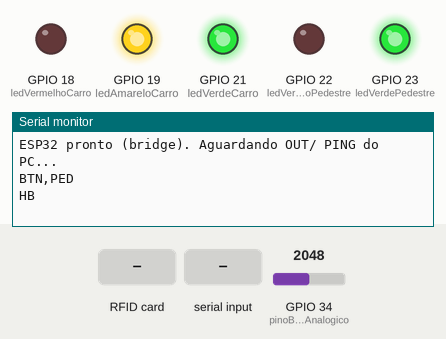
The sketch below on a simulated ESP32. Shown: output pins drawn as LEDs (lit = HIGH), the last lines printed to the serial monitor. Inputs (shaded band) come from the test bench; at power-on: GPIO 34 (pinoBotaoAnalogico) = 2048 (analog values on the 0–4095 scale).

Above: at 1.2 s.
1.3 s: RFID card 5E 7A 19 C4 held to the reader
At 1.54 s:
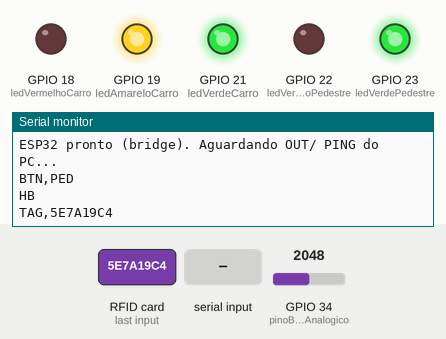
2.8 s: "PING\n" received over Serial
At 2.99 s:
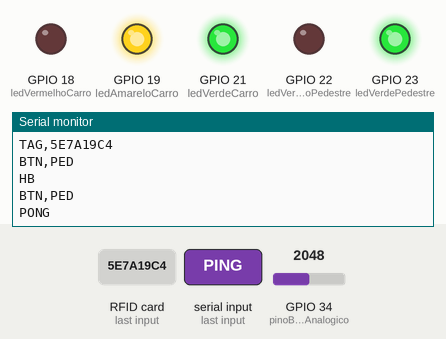

The sketch:

backup_teste_oficial_v1.ino
```cpp
// -----------------------------
// ESP32 I/O Bridge para ped_crosswalk_tag.py
// Protocolo (115200 8N1):
//   PC -> ESP: OUT,<b0..b4>   (veh_g,veh_y,veh_r,ped_w,ped_dw)  '1' = LIGADO
//   PC -> ESP: PING           (ESP responde PONG)
//   ESP -> PC: TAG,<uidhex>   (leitura RC522)
//   ESP -> PC: BTN,PED        (botão analógico pressionado)
//   ESP -> PC: HB             (heartbeat 1s)
// LEDs são ATIVOS EM LOW (LOW = ligado).
// -----------------------------

#include <SPI.h>
#include <MFRC522.h>

// ---------- Pinos LEDs ----------
const int ledVermelhoCarro    = 18;
const int ledAmareloCarro     = 19;
const int ledVerdeCarro       = 21;
const int ledVermelhoPedestre = 22;
const int ledVerdePedestre    = 23;

// ---------- Botão analógico ----------
const int pinoBotaoAnalogico  = 34;   // ADC somente entrada
const int THRESH_BOTAO        = 100;  // ajuste conforme hardware
const uint32_t DEBOUNCE_BTN_MS = 800; // antirruído

// ---------- SPI do RC522 (remapeado) ----------
const int RFID_SS   = 25;  // SDA/SS
const int RFID_RST  = 4;   // RST
const int RFID_SCK  = 14;  // SCK
const int RFID_MISO = 27;  // MISO
const int RFID_MOSI = 26;  // MOSI

MFRC522 mfrc522(RFID_SS, RFID_RST);

// ---------- Lógica ----------
#define ON   LOW
#define OFF  HIGH

// ---------- Timers ----------
const uint32_t HEARTBEAT_MS = 1000;

// ---------- Estado ----------
String rxLine;
uint32_t lastHB = 0;
uint32_t lastBtnMs = 0;

// Utilidades LEDs
void setCar(bool redOn, bool yellowOn, bool greenOn) {
  digitalWrite(ledVermelhoCarro,  redOn    ? ON : OFF);
  digitalWrite(ledAmareloCarro,   yellowOn ? ON : OFF);
  digitalWrite(ledVerdeCarro,     greenOn  ? ON : OFF);
}

void setPed(bool walkOn, bool dontWalkOn) {
  // walkOn -> ledVerdePedestre; dontWalkOn -> ledVermelhoPedestre
  digitalWrite(ledVerdePedestre,    walkOn      ? ON : OFF);
  digitalWrite(ledVermelhoPedestre, dontWalkOn  ? ON : OFF);
}

// Parse bits "b0..b4" para saídas
// Ordem: veh_g, veh_y, veh_r, ped_w, ped_dw
void applyOutputsFromBits(const String& bits) {
  if (bits.length() < 5) return;
  bool veh_g  = bits[0] == '1';
  bool veh_y  = bits[1] == '1';
  bool veh_r  = bits[2] == '1';
  bool ped_w  = bits[3] == '1';
  bool ped_dw = bits[4] == '1';

  setCar(veh_r, veh_y, veh_g);
  setPed(ped_w, ped_dw);
}

// Le RC522; em caso de sucesso, envia TAG,<uidhex>
void pollRFID() {
  if (!mfrc522.PICC_IsNewCardPresent()) return;
  if (!mfrc522.PICC_ReadCardSerial())   return;

  // Monta UID em hex contínuo (sem espaços), MAIÚSCULO
  String uidHex = "";
  for (byte i = 0; i < mfrc522.uid.size; i++) {
    byte b = mfrc522.uid.uidByte[i];
    if (b < 0x10) uidHex += '0';
    uidHex += String(b, HEX);
  }
  uidHex.toUpperCase();

  Serial.print("TAG,");
  Serial.println(uidHex);

  mfrc522.PICC_HaltA();
  mfrc522.PCD_StopCrypto1();
}

// Le botão analógico; em caso de pressão, envia BTN,PED (com debounce)
void pollButton() {
  int v = analogRead(pinoBotaoAnalogico);
  uint32_t now = millis();
  if (v > THRESH_BOTAO && (now - lastBtnMs) > DEBOUNCE_BTN_MS) {
    lastBtnMs = now;
    Serial.println("BTN,PED");
  }
}

// Trata linhas recebidas da serial
void handleLine(const String& line) {
  if (line.length() == 0) return;

  if (line.startsWith("OUT,")) {
    String bits = line.substring(4);
    bits.trim();
    applyOutputsFromBits(bits);
    return;
  }

  if (line == "PING") {
    Serial.println("PONG");
    return;
  }

  // Opcional: logging desconhecido
  // Serial.print("UNK: "); Serial.println(line);
}

void setup() {
  Serial.begin(115200);

  // LEDs
  pinMode(ledVermelhoCarro,    OUTPUT);
  pinMode(ledAmareloCarro,     OUTPUT);
  pinMode(ledVerdeCarro,       OUTPUT);
  pinMode(ledVermelhoPedestre, OUTPUT);
  pinMode(ledVerdePedestre,    OUTPUT);

  // Estado inicial seguro (carro vermelho + pedestre não caminhe)
  setCar(true, false, false);
  setPed(false, true);

  // SPI remapeado + RC522
  SPI.begin(RFID_SCK, RFID_MISO, RFID_MOSI, RFID_SS);
  mfrc522.PCD_Init();

  // ADC
  analogReadResolution(12); // ESP32: 0..4095
  // (opcional) analogSetAttenuation(ADC_11db);

  Serial.println("ESP32 pronto (bridge). Aguardando OUT/ PING do PC...");
}

void loop() {
  // ----- Recepção serial (linha por linha) -----
  while (Serial.available()) {
    char c = (char)Serial.read();
    if (c == '\r') continue;
    if (c == '\n') {
      rxLine.trim();
      handleLine(rxLine);
      rxLine = "";
    } else {
      if (rxLine.length() < 100) rxLine += c; // proteção simples
    }
  }

  // ----- Entradas -----
  pollButton();
  pollRFID();

  // ----- Heartbeat -----
  uint32_t now = millis();
  if (now - lastHB >= HEARTBEAT_MS) {
    lastHB = now;
    Serial.println("HB");
  }

  // Loop “rápido” e não bloqueante
  delay(5);
}
```

Measured:
- after the input at 1.3 s, the serial monitor: prints a new line at once (image 1)
- after the input at 2.8 s, the serial monitor: prints a new line at once (image 2)
